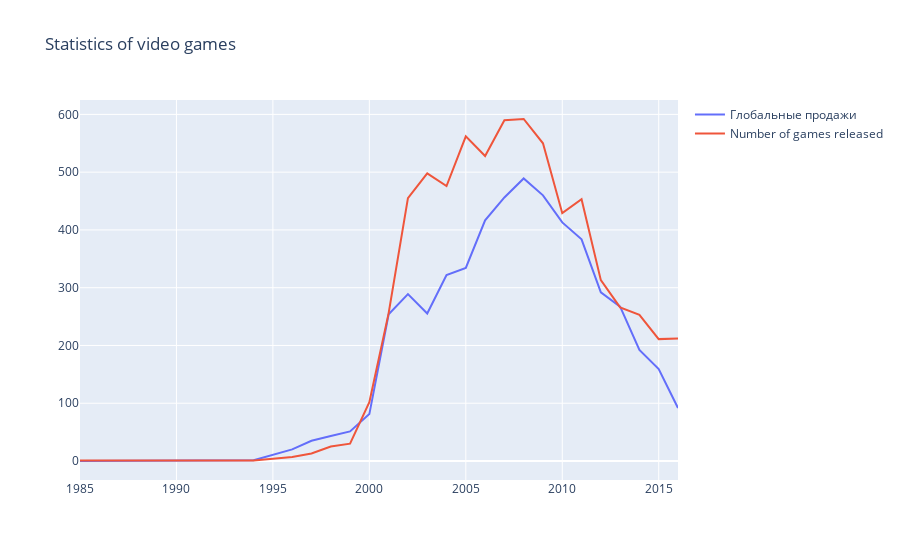

Source (notebook cell):
### Markdown cell above
В `plotly` все строится на объекте `Figure`, который состоит из данных (массив линий, которые в библиотеке называются `traces`) и оформления/стиля, за который отвечает объект `layout`. В простых случаях можно вызывать функцию `iplot` и просто от массива `traces`.

### Code cell
trace0 = go.Scatter(
    x=resdf.index,
    y=resdf.Global_Sales,
    name='Глобальные продажи'
)

trace1 = go.Scatter(
    x=resdf.index,
    y=resdf.Count,
    name='Number of games released'
)

data = [trace0, trace1]
layout = {'title': 'Statistics of video games'}

fig = go.Figure(data=data, layout=layout)

iplot(fig)

### Figure 1 — Plotly figure (JSON) as saved in the notebook; plotly's stock layout.template omitted (floating-point values rounded to 4 significant figures)
{"data": [{"name": "Глобальные продажи", "type": "scatter", "x": [1985, 1988, 1992, 1994, 1996, 1997, 1998, 1999, 2000, 2001, 2002, 2003, 2004, 2005, 2006, 2007, 2008, 2009, 2010, 2011, 2012, 2013, 2014, 2015, 2016], "y": [0.03, 0.03, 0.03, 1.27, 20.1, 35.01, 43.18, 51.17, 81.24, 253.9, 288.8, 255.3, 321.8, 334.3, 416.7, 456.2, 489.1, 459.9, 413.0, 383.7, 291.9, 267.2, 192.4, 159.2, 91.56]}, {"name": "Number of games released", "type": "scatter", "x": [1985, 1988, 1992, 1994, 1996, 1997, 1998, 1999, 2000, 2001, 2002, 2003, 2004, 2005, 2006, 2007, 2008, 2009, 2010, 2011, 2012, 2013, 2014, 2015, 2016], "y": [1, 1, 1, 1, 7, 13, 25, 30, 102, 256, 455, 498, 476, 562, 528, 590, 592, 550, 429, 453, 313, 266, 253, 211, 212]}], "layout": {"title": {"text": "Statistics of video games"}}}
